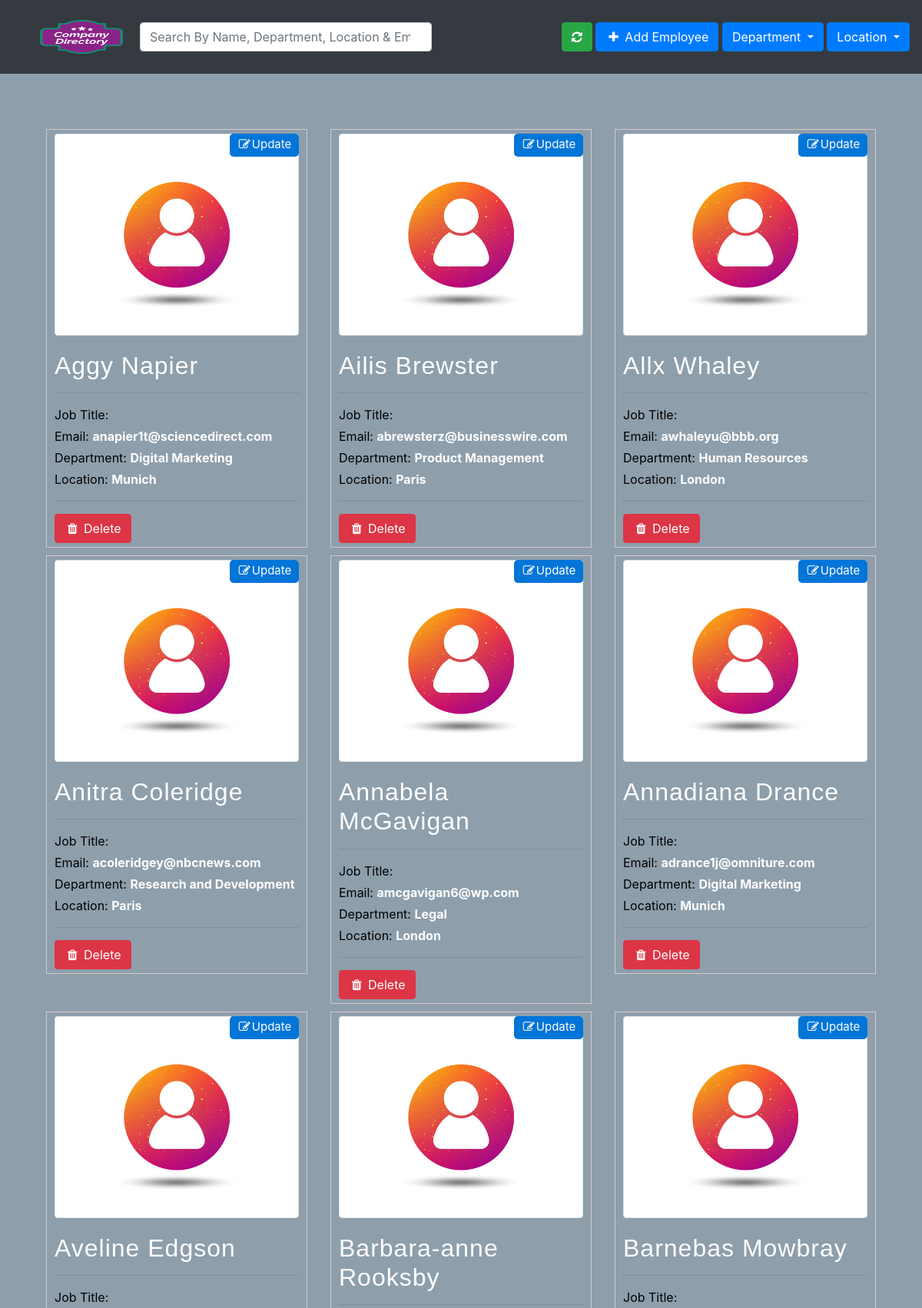
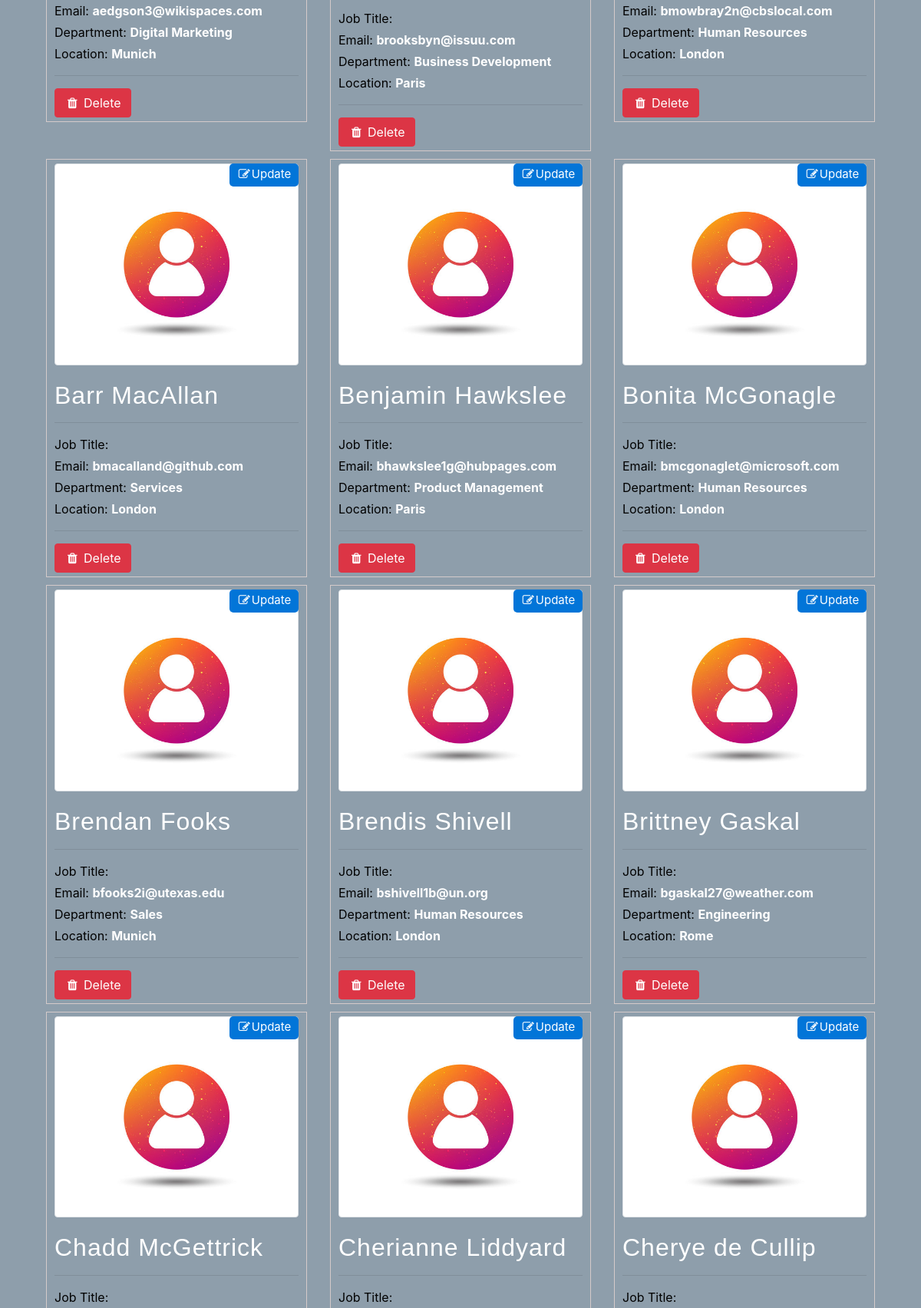
The page / (upper part) on the database its author committed (2 pictures, top to bottom).
### tables this page shows
CREATE TABLE IF NOT EXISTS `personnel` (
  `id` int(11) NOT NULL AUTO_INCREMENT,
  `firstName` varchar(50) DEFAULT NULL,
  `lastName` varchar(50) DEFAULT NULL,
  `jobTitle` varchar(50) DEFAULT NULL,
  `email` varchar(50) DEFAULT NULL,
  `departmentID` int(11) DEFAULT NULL,
  `location` varchar(50) NOT NULL,
  PRIMARY KEY (`id`)
);

CREATE TABLE IF NOT EXISTS `department` (
  `id` int(11) NOT NULL AUTO_INCREMENT,
  `name` varchar(50) DEFAULT NULL,
  `locationID` int(11) DEFAULT NULL,
  PRIMARY KEY (`id`)
);

CREATE TABLE IF NOT EXISTS `location` (
  `id` int(11) NOT NULL AUTO_INCREMENT,
  `name` varchar(50) DEFAULT NULL,
  PRIMARY KEY (`id`)
);

### index.php (the view, shortened to what this page needs)
<?php include('conn.php');
$query = 'SELECT p.id, p.firstName, p.lastName, p.jobTitle, p.email, d.name as department, l.name as location FROM personnel p LEFT JOIN department d ON (d.id = p.departmentID) LEFT JOIN location l ON (l.id = d.locationID) ORDER BY p.firstName, p.lastName, d.name, l.name';
$result = $conn->query($query);
?>
<!DOCTYPE html>
<html lang="en">
<?php include('headerLinks.php'); ?>
<body>
    <div class="container">
        <?php include('header.php'); ?>
        <div class="using-border py-5"></div>
        <section class="py-lg-4 py-md-3 py-sm-3 py-3">
            <div class="container-fluid py-lg-5 py-md-4 py-sm-4 py-3">
                <div class="row empData">
                    <?php while($r=$result->fetch_object()) { ?>
                    <div class="col-lg-4 col-md-5 col-sm-6">
                        <div class="card-box">
                            <div class="update-btn">
                                <div class="#">
                                    <img src="Assets/images/unisexAvatar.jpg" class="img-thumbnail img-fluid" alt="">
                                    <a href="#" class="update-bottom" id="editEmp" data-id="<?php echo $r-> id;?>"
                                        data-toggle="modal" data-target="#exampleModal">
                                        <i class="fa fa-fw fa-edit"></i>Update
                                    </a>
                                </div>
                                <div class="#">
                                    <div class="#">
                                        <div class="#">
                                            <div class="updDelBox">
                                                <h2>
                                                    <?php echo $r->firstName; ?>
                                                    <?php echo $r->lastName; ?>
                                                </h2>
                                                <hr>
                                                <div class="mt-1">
                                                    Job Title:
                                                </div>
                                                <div class="mt-1">
                                                    Email:
                                                    <span class="titleHead "><?php echo $r->email; ?></span>
                                                </div>
                                                <div class="mt-1">
                                                    Department:
                                                    <span class="titleHead "><?php echo $r->department; ?></span>
                                                </div>
                                                <div class="mt-1">
                                                    Location:
                                                    <span class="titleHead "><?php echo $r->location; ?></span>
                                                </div>
                                                <hr>
                                                <div class="mt-1">
                                                    <button type="submit" data-id="<?php echo $r->id; ?>"
                                                        class="btn btn-danger deleteEmp" value="Delete" name="">
                                                        <i class="fa fa-fw fa-trash"></i> Delete</button>
                                                </div>
                                            </div>
                                        </div>
                                    </div>
                                </div>
                            </div>
                        </div>
                    </div>
                    <?php }?>
                </div>
            </div>
    </div>
</body>
</html>

### headerLinks.php (shortened to what this page needs)
<head>
    <link rel="stylesheet" href="https://stackpath.bootstrapcdn.com/bootstrap/4.4.1/css/bootstrap.min.css"
>
    <link href="https://maxcdn.bootstrapcdn.com/font-awesome/4.5.0/css/font-awesome.min.css" rel="stylesheet">
    <link href="Assets/css/styles.css" rel='stylesheet' type='text/css' media="all">
</head>

### header.php (shortened to what this page needs)
<nav class="navbar navbar-expand-lg bg-dark navbar-dark fixed-top">
    <a class="navbar-brand" href="index.php">
        <img src="Assets/images/compDirLogo.png"
            style="display: inline-block; width: 120px; height: 70px; margin-left: 30px;">
    </a>
    <div class="collapse navbar-collapse" id="navbarSupportedContent">
        <ul class="navbar-nav mr-auto">
            <form class="form-inline my-2 my-lg-0">
                <input style="width: 380px;" class="form-control mr-sm-2" type="search" id="search"
                    placeholder="Search By Name, Department, Location & Email">
            </form>
        </ul>
        <a href="index.php" class="btn btn-success"><i class="fa fa-refresh" aria-hidden="true"></i></a>
        <button type="button" class="btn btn-primary" data-toggle="modal" data-target="#AddEmployee">
            <i class="fa fa-fw fa-plus"></i> Add Employee
        </button>
        <div class="dropdown">
            <button type="button" class="btn btn-primary dropdown-toggle" data-toggle="dropdown">
                Department
            </button>
        </div>
        <div class="dropdown">
            <button type="button" class="btn btn-primary dropdown-toggle" data-toggle="dropdown">
                Location
            </button>
        </div>
    </div>
</nav>

### Assets/css/styles.css (style rules this page uses)
body { background: #8e9eab !important; background: -webkit-linear-gradient( to right, #eef2f3, #8e9eab ); background: linear-gradient( to right, #eef2f3, #8e9eab ); }
.mt-1 { color: #000; }
h2, h3 { margin: 0; padding: 0; font-family: "Sunflower", sans-serif; letter-spacing: 1px; color: #fff; }
.update-btn { position: relative; max-height: 630px; }
.img-thumbnail { padding: 2rem; margin-bottom: 20px; }
.update-bottom { background: #0275d8; color: #fff; right: 0.1px; position: absolute; top: 0; width: 90px; font-size: 15px; height: 30px; text-align: center; line-height: 1.8; padding: -10px; border-radius: 5px; }
span.titleHead { font-size: 1em; font-weight: 700; color: #fff; }
.card-box { border: 1px solid rgb(212, 202, 202); padding: 5px 10px; margin-bottom: 10px; }
.updDelBox { display: inline; }
.btn { display: inline-block; }

### rows shown on the page
personnel: firstName "Aggy", lastName "Napier", email "anapier1t@sciencedirect.com", departmentID.name "Digital Marketing", location.name "Munich"
personnel: firstName "Ailis", lastName "Brewster", email "abrewsterz@businesswire.com", departmentID.name "Product Management", location.name "Paris"
personnel: firstName "Allx", lastName "Whaley", email "awhaleyu@bbb.org", departmentID.name "Human Resources", location.name "London"
personnel: firstName "Anitra", lastName "Coleridge", email "acoleridgey@nbcnews.com", departmentID.name "Research and Development", location.name "Paris"
personnel: firstName "Annabela", lastName "McGavigan", email "amcgavigan6@wp.com", departmentID.name "Legal", location.name "London"
personnel: firstName "Annadiana", lastName "Drance", email "adrance1j@omniture.com", departmentID.name "Digital Marketing", location.name "Munich"
personnel: firstName "Aveline", lastName "Edgson", email "aedgson3@wikispaces.com", departmentID.name "Digital Marketing", location.name "Munich"
personnel: firstName "Barbara-anne", lastName "Rooksby", email "brooksbyn@issuu.com", departmentID.name "Business Development", location.name "Paris"
personnel: firstName "Barnebas", lastName "Mowbray", email "bmowbray2n@cbslocal.com", departmentID.name "Human Resources", location.name "London"
personnel: firstName "Barr", lastName "MacAllan", email "bmacalland@github.com", departmentID.name "Services", location.name "London"
personnel: firstName "Benjamin", lastName "Hawkslee", email "bhawkslee1g@hubpages.com", departmentID.name "Product Management", location.name "Paris"
personnel: firstName "Bonita", lastName "McGonagle", email "bmcgonaglet@microsoft.com", departmentID.name "Human Resources", location.name "London"
personnel: firstName "Brendan", lastName "Fooks", email "bfooks2i@utexas.edu", departmentID.name "Sales", location.name "Munich"
personnel: firstName "Brendis", lastName "Shivell", email "bshivell1b@un.org", departmentID.name "Human Resources", location.name "London"
personnel: firstName "Brittney", lastName "Gaskal", email "bgaskal27@weather.com", departmentID.name "Engineering", location.name "Rome"
personnel: firstName "Chadd", lastName "McGettrick"
personnel: firstName "Cherianne", lastName "Liddyard"
personnel: firstName "Cherye", lastName "de Cullip"
